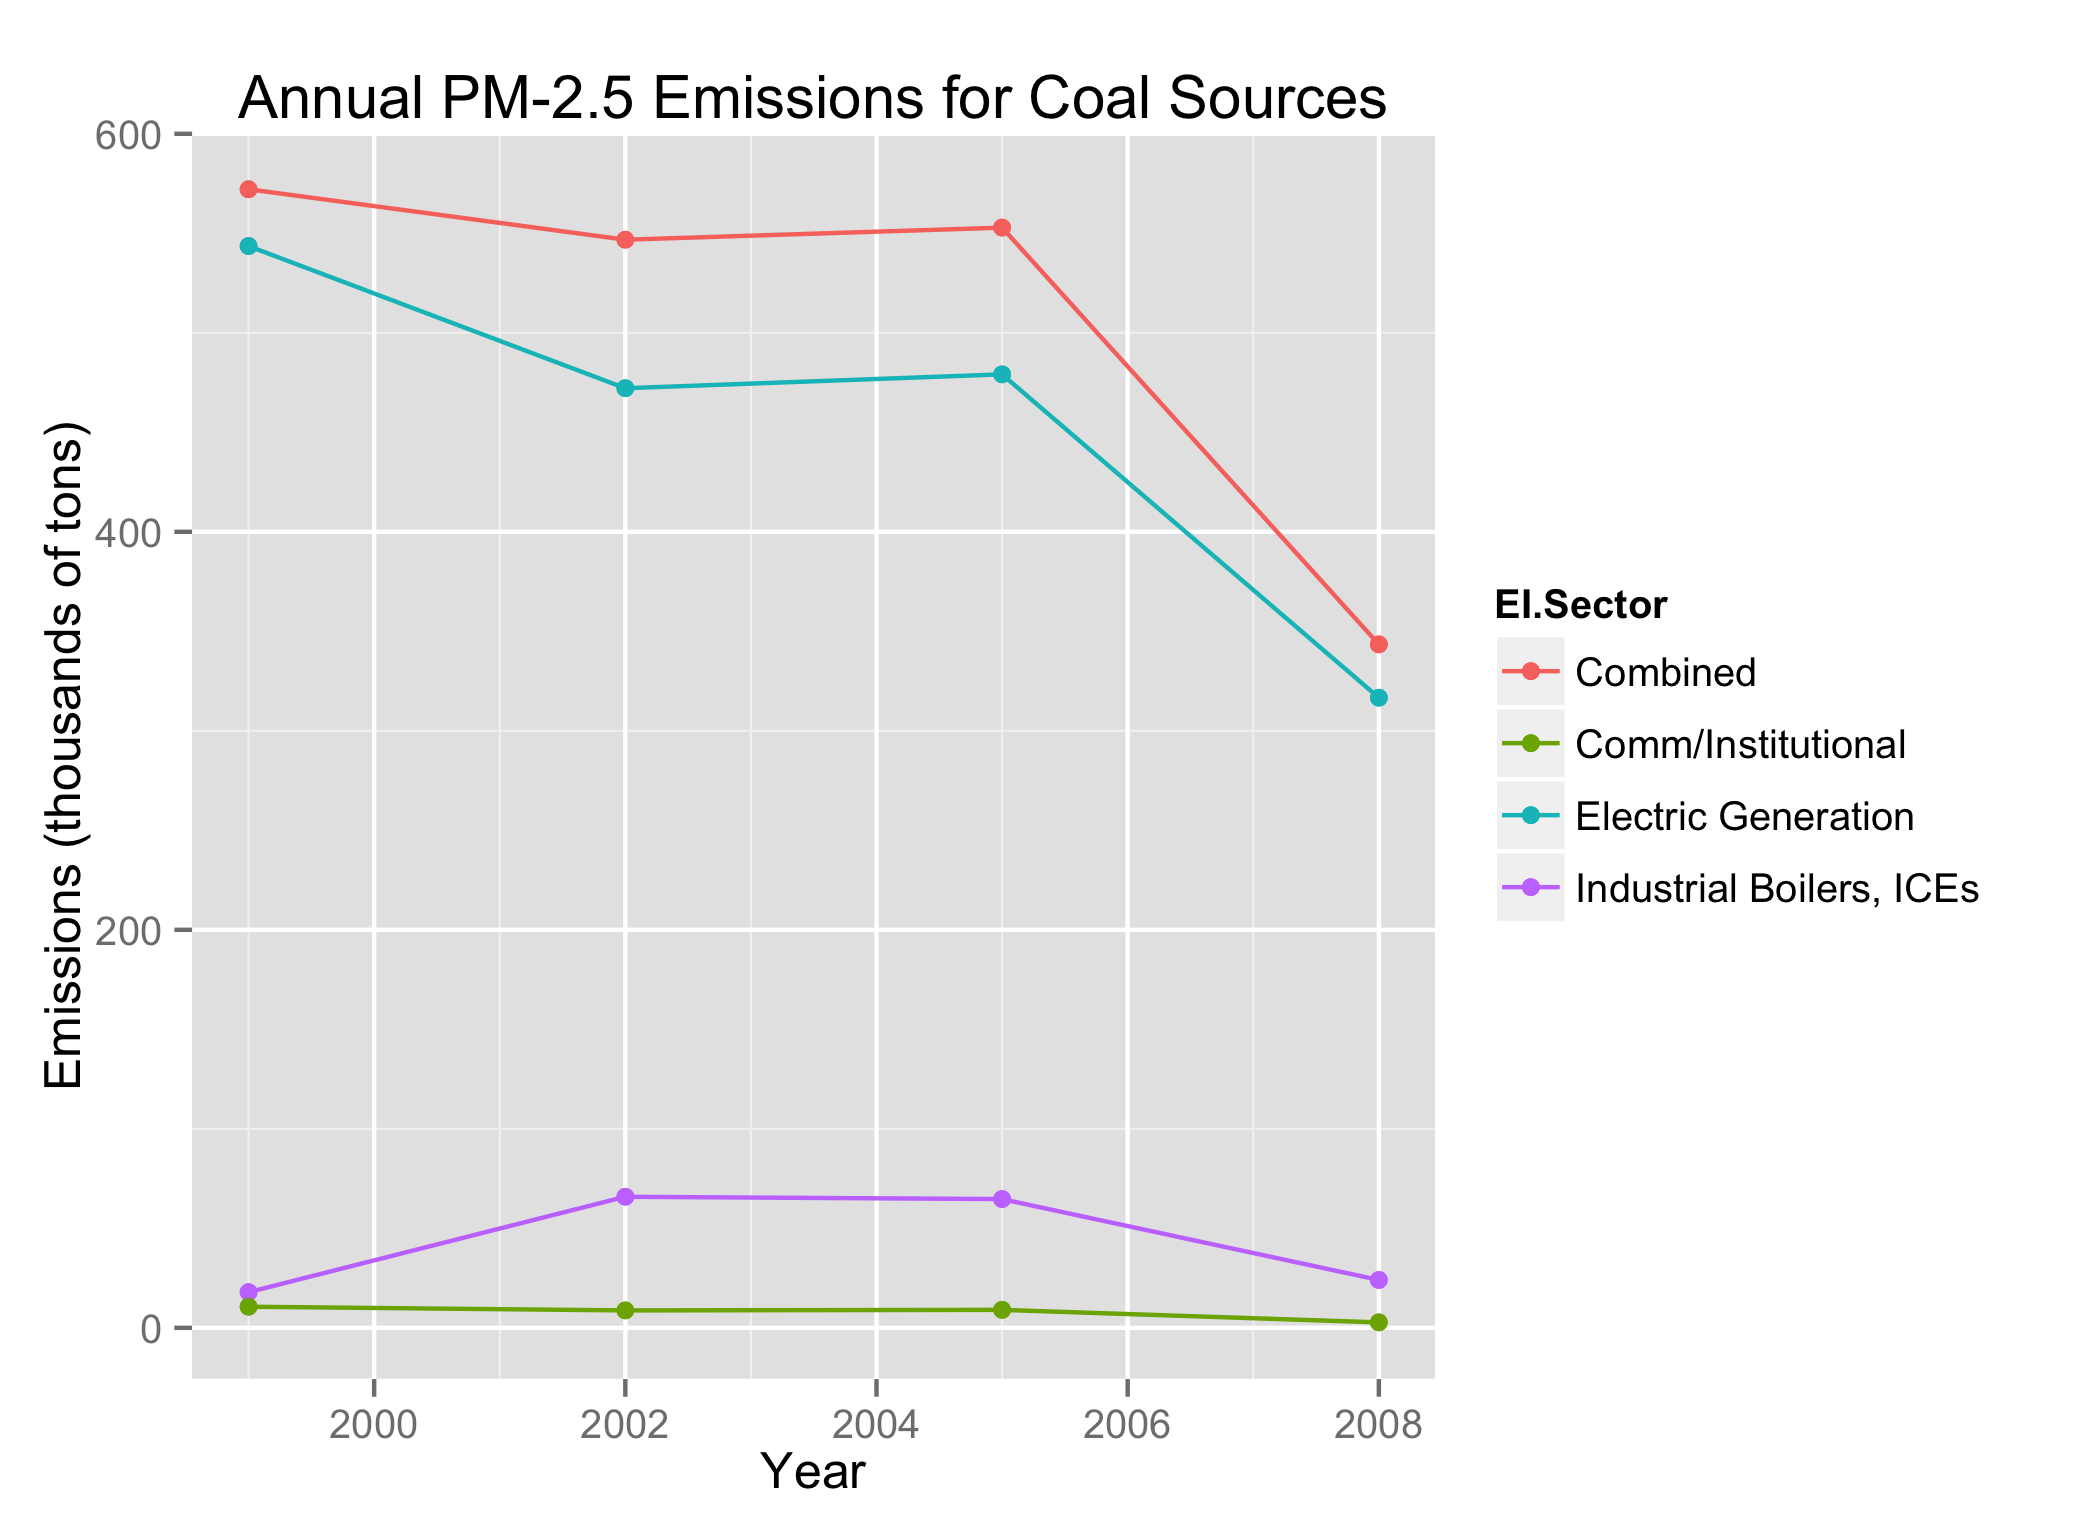

Reproduce this figure in R.
# plot4 creates line plot of annual emissions from coal sources

plot4 <- function() {
  
  getdata()
  
  # Filter data to only include coal related sources
  coalData <- filterdata("Coal")
  
  # Shorten EI.Sector descriptions, sum emmisions for each coal source, and get rid of extra columns
  cleanData <- cleandata2(filteredData=coalData,replaceString1 = "Fuel Comb - ", replaceString2 = "- Coal", groupingCol = "EI.Sector", emissionsDivisor=1000)
  
  # Create final data frame with types of coal source emissions and total emissions for all coal sources
  finalData <- totals(cleanData)
  
  # Create line plot of annual emissions for coal sources by sector
  g <- ggplot(finalData,aes(year,Total.Emissions))
  g + geom_point(aes(color=EI.Sector)) + geom_point(aes(color=EI.Sector)) + geom_line(aes(color=EI.Sector)) + labs(title="Annual PM-2.5 Emissions for Coal Sources", x="Year", y="Emissions (thousands of tons)")
  
  # Save above plot
  ggsave("plot4.png")
  
  # Referenced: http://rstudio-pubs-static.s3.amazonaws.com/24355_fd01489d9a8544bca3d9d186b6088734.html
}
